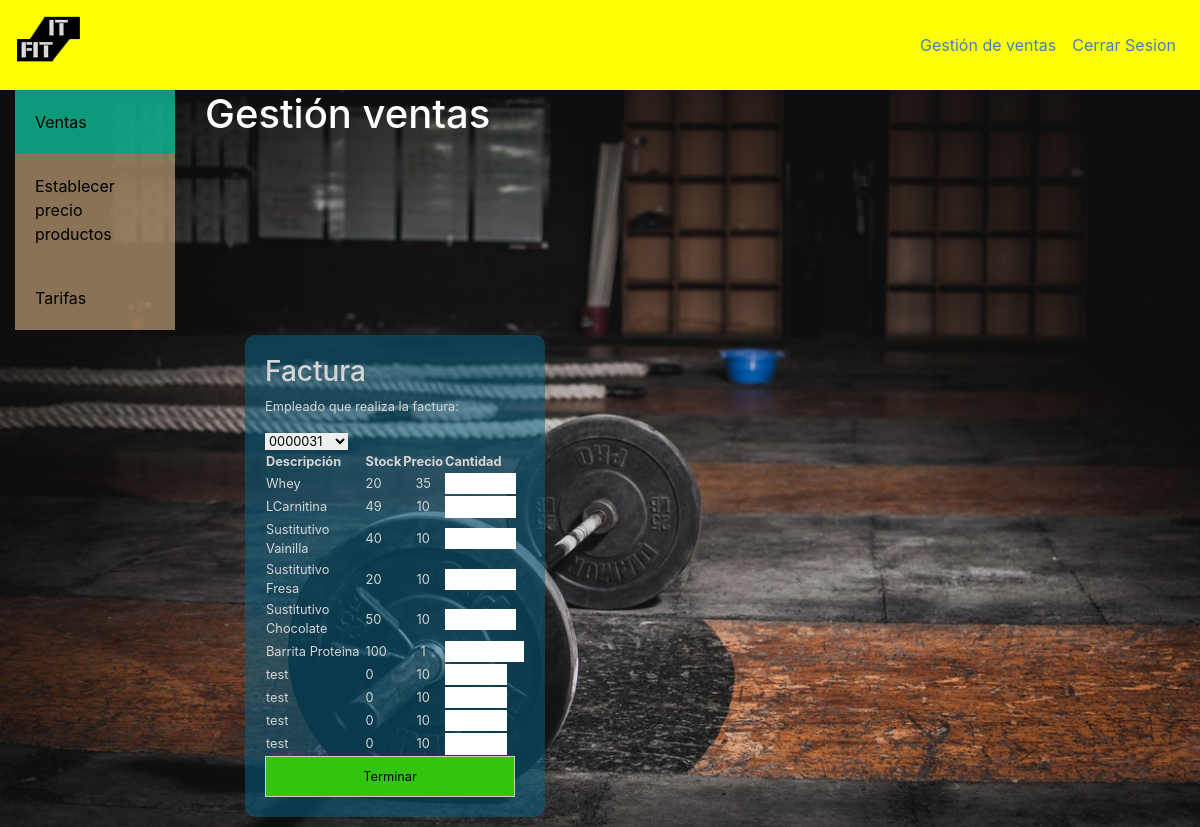
Page /Ventas/Ventas.php on the committed database.
### tables this page shows
CREATE TABLE `productos` (
  `IdProducto` int(11) NOT NULL,
  `Descripcion` varchar(30) DEFAULT NULL,
  `Cantidad` int(11) DEFAULT NULL,
  `Precio` float DEFAULT NULL
);

### Ventas/Ventas.php (the view, shortened to what this page needs)
<!DOCTYPE html>
<html>
    <head>
        <link rel="stylesheet" type="text/css" href="../styles/estilos.css">
        <link rel="stylesheet" type="text/css" href="../styles/form.css">
        <link rel="stylesheet" href="../styles/inicio.css">
        <link rel="stylesheet" href="https://stackpath.bootstrapcdn.com/bootstrap/4.4.1/css/bootstrap.min.css">
    </head>
    <body>
        <nav class="navbar sticky-top navbar-expand-lg navbar-dark header">
            <a href="../inicio.html" class="navbar-brand mr-auto">
                <img src="../img/Logo.png" alt="ITFit" width="64" height="64"/>
            </a>
            <span class="areagestion navbar-text">
                <ul class="navbar-nav">
                    <li class="nav-link">
                        <a class ="enlace" href="#">Gestión de ventas</a>
                    </li>
                    <li class="nav-link">
                        <a class ="enlace" href="../php/logout.php">Cerrar Sesion</a>
                    </li>
                </ul>
            </span>
        </nav>
        <div class="inicio container">
            <div class="row">
                <div class="vertical-menu col-lg-2 col-sm-3">
                    <a href="./Ventas.php" class="active">Ventas</a>
                    <a href="./precios.php">Establecer precio productos</a>
                    <a href="./tarifas.php">Tarifas</a>
                </div>
                <div class="col-lg-6 col-sm-6">
                    <h1>Gestión ventas</h1>
                </div>
            </div>
        </div>
        <div class="row">
            <div class="col-lg-8 col-sm-6">
                <form action="../php/Ventas/realizarVenta.php" method="post">
                    <h3>Factura</h3>
                    <p>Empleado que realiza la factura:</p>
                    <?php
                        $db = mysqli_connect(DB_SERVER,DB_USERNAME,DB_PASSWORD,DB_DATABASE) or die ("<h5>No puedo conectarme a la BD.</h5>");
                        $consulta = "SELECT idEmpleado FROM empleadostrabajan Order By idEmpleado" ;
                        $resultado = mysqli_query( $db, $consulta ) or die ( "Algo ha ido mal en la consulta a la base de datos");
                        echo "<select name=idEmpleado>";
                         while($fila = mysqli_fetch_array($resultado)){
                            echo "<option value=". $fila['idEmpleado'] .">" . $fila['idEmpleado'] . "</option>\n";
                        }
                        echo "</select>";
                        $consulta = "Select * from Productos Order By IdProducto" ;
                        $resultado = mysqli_query( $db, $consulta ) or die ( "Algo ha ido mal en la consulta a la base de datos");
                        echo "<table borde='2'>";
                        echo "<tr>";
                        echo "<th>Descripción</th>";
                        echo "<th>Stock</th>";
                        echo "<th>Precio</th>";
                        echo "<th>Cantidad</th>";
                        echo "</tr>";
                        while($fila = mysqli_fetch_array($resultado)){
                            echo "<tr>";
                            echo "<td>" . $fila['Descripcion'] . "</td><td>" . $fila['Cantidad'] ."</td><td style=text-align:center>" . $fila['Precio'] . "</td><td><input name=" . $fila['IdProducto'] . " type=number min=0 max=".$fila['Cantidad']." size=20>"
                            . "</td>";
                            echo "</tr>";
                        }
                        echo "</table>";
                    ?>
                    <input type="submit" class="botton" value="Terminar">
                </form>
            </div>
        </div>
    </body>
</html>

### styles/estilos.css (style rules this page uses)
.vertical-menu { width: 200px; padding-bottom: 5px; }
.vertical-menu a { background-color: rgba(222, 184, 135, 0.596); color:black; display: block; padding: 20px; text-decoration: none; }
.vertical-menu a.active { background-color: rgba(14, 250, 199, 0.596); }

### styles/form.css (style rules this page uses)
form { position: relative; margin:0 auto; font-size: 0.8em; border-radius: 10px; color: rgb(214, 213, 213); width: 300px; padding:20px; background-color: rgba(7, 101, 138, 0.5); margin-bottom: 10px; }
input,select { border:0; }
.botton { border: solid 1px #ccc; width: 250px; padding:10px; background-color: rgba(51, 199, 14, 0.993); }

### styles/inicio.css (style rules this page uses)
nav.header { background-color: yellow; }
li.nav-link a.enlace { color: steelblue; }
body { background-image: url("../img/gimnasio.jpg"); background-color: powderblue; background-attachment: fixed; background-repeat: no-repeat; background-size: cover; }
div.inicio { padding-top: 10%; color: white; }
.inicio.container { margin-left: 0px; padding-top: 0px; }

### rows in the picture
productos: Descripcion "Whey", Cantidad "20", Precio "35"
productos: Descripcion "LCarnitina", Cantidad "49", Precio "10"
productos: Descripcion "Sustitutivo Vainilla", Cantidad "40", Precio "10"
productos: Descripcion "Sustitutivo Fresa", Cantidad "20", Precio "10"
productos: Descripcion "Sustitutivo Chocolate", Cantidad "50", Precio "10"
productos: Descripcion "Barrita Proteina", Cantidad "100", Precio "1"
productos: Descripcion "test", Cantidad "0", Precio "10"
productos: Descripcion "test", Cantidad "0", Precio "10"
productos: Descripcion "test", Cantidad "0", Precio "10"
productos: Descripcion "test", Cantidad "0", Precio "10"

### other values in the picture
form field idEmpleado "0000031"
